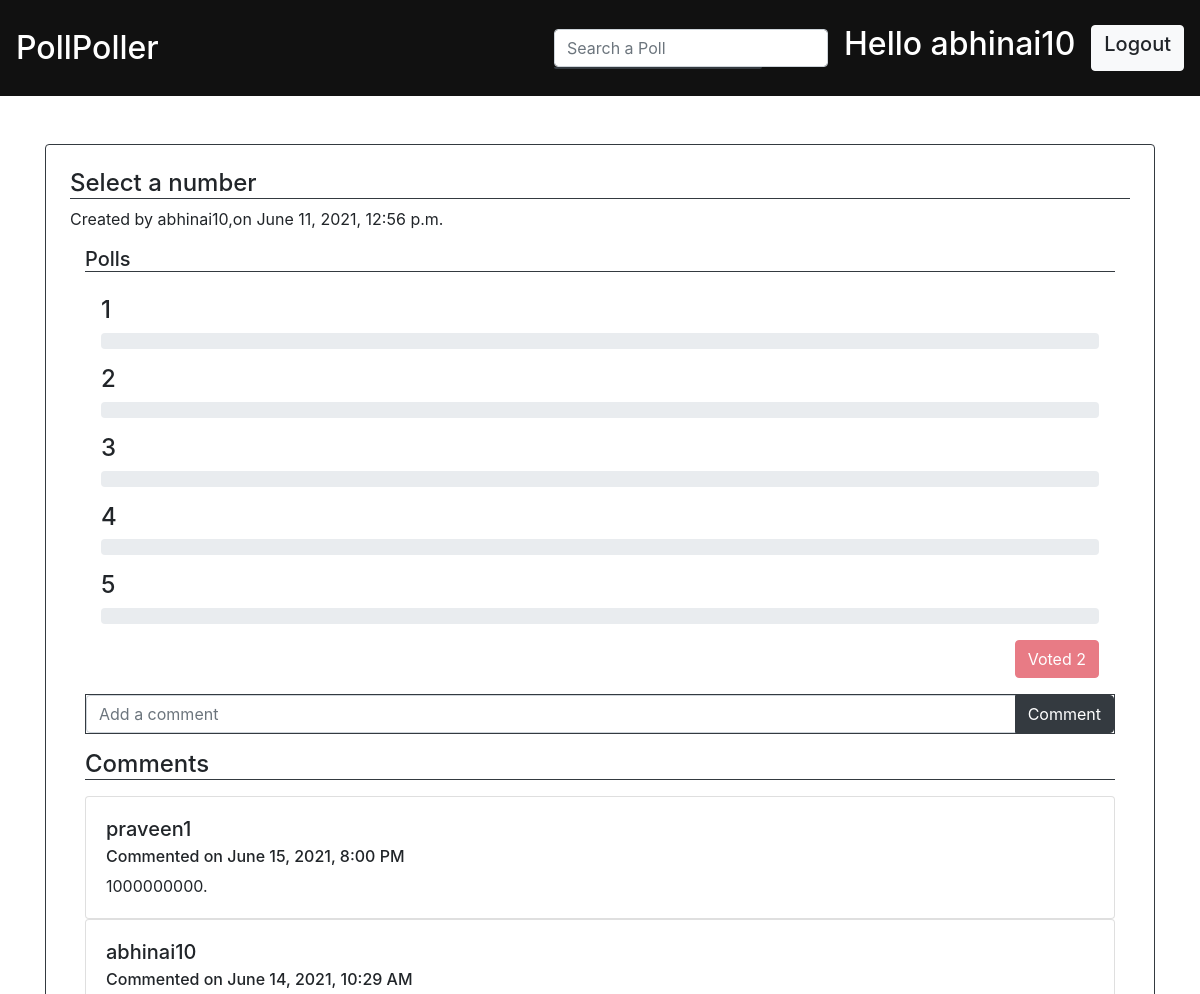
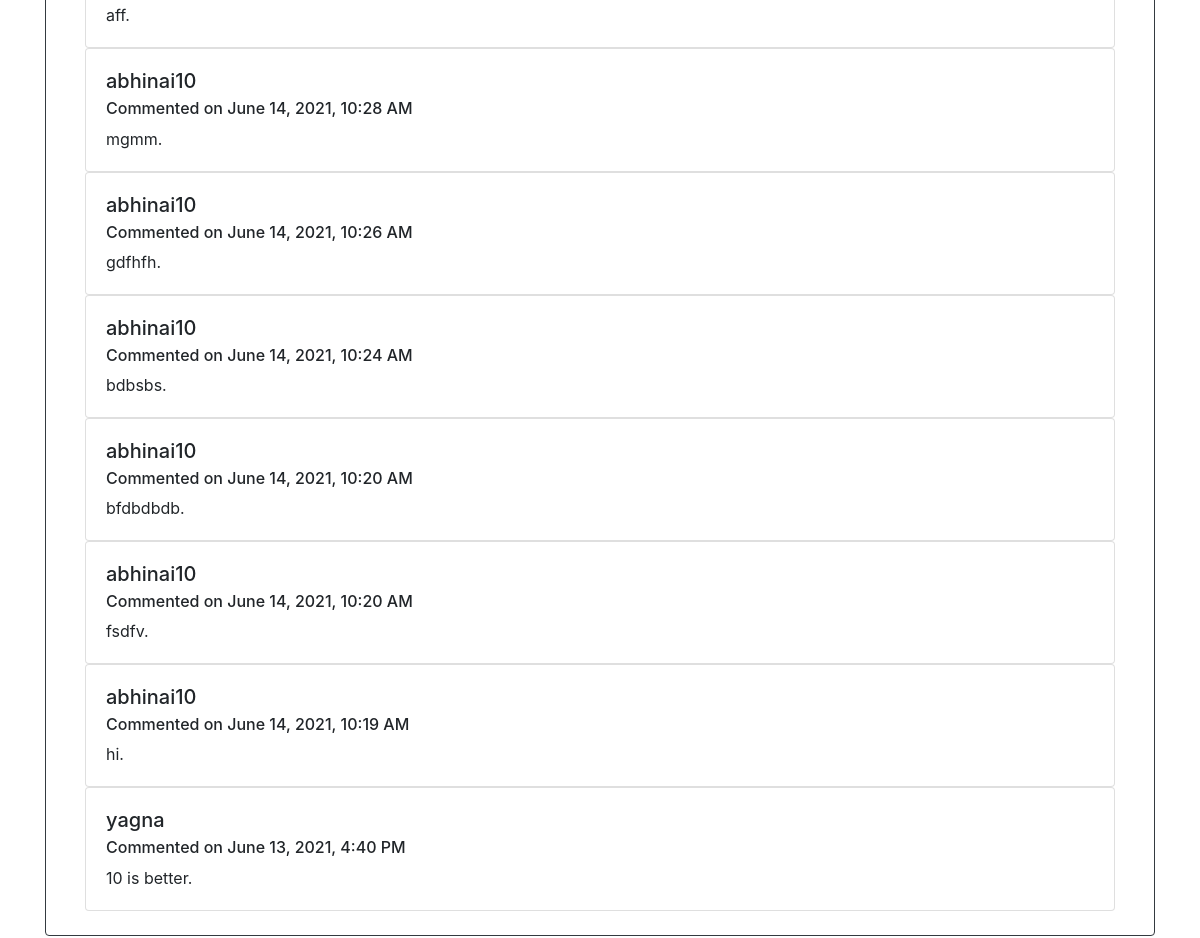
/allpolls/28/ (signed in), run on the app's committed database (2 pictures, top to bottom).
### polls/models.py (models this page shows, shortened)
class Poll(models.Model):
    title = models.CharField(max_length=50)
    date = models.DateTimeField(default=datetime.now)
    creator = models.ForeignKey(User, on_delete=models.CASCADE)
    likes = models.IntegerField(default=0)

class PollsOptions(models.Model):
    pollOption = models.CharField(max_length=30)
    poll = models.ForeignKey(Poll, on_delete=models.CASCADE)
    pollOptionVotes = models.IntegerField(default=0)

class VotedBy(models.Model):
    poll = models.ForeignKey(Poll, on_delete=models.CASCADE)
    polled_by = models.ForeignKey(User,on_delete=models.CASCADE)
    polledOpt = models.ForeignKey(PollsOptions,on_delete=models.CASCADE)
    date = models.DateTimeField(default=datetime.now)

class CommentBy(models.Model):
    poll = models.ForeignKey(Poll,on_delete=models.CASCADE)
    comment = models.TextField(null=True)
    comment_by = models.ForeignKey(User, on_delete=models.CASCADE)
    date = models.DateTimeField(default=datetime.now)

### polls/views.py (the view)
# urls.py: path('allpolls/<str:id>/', views.poll_view, name='poll'),
@login_required(login_url='users:login')
def poll_view(request,id):
    poll = Poll.objects.get(id = id)
    try:
        status = VotedBy.objects.get(poll=poll, polled_by=request.user)
    except:
        status = None
    comments = CommentBy.objects.filter(poll = poll).order_by('date').reverse()
    context = {
        'poll' : poll,
        'status' : status,
        'comments' : comments
    }
    return render(request,'polls/poll.html',context)

### templates/polls/poll.html (shortened to what this page needs)
{% extends 'base.html' %}
{% block content %}
    <div class="container">
        <div class="mt-5 poll w-100">
            <div class="border border-dark rounded p-4">
                <h4 class='border-bottom border-dark'>{{poll.title}}</h4>
                <p>Created by {{poll.creator.username}},on {{poll.date}}</p>
                <div class='container-fluid'>
                    <h5 class='border-bottom border-dark'>Polls</h5>
                    {% if status %}
                    <div class="p-3 voted-poll">
                        {% for opt in poll.pollsoptions_set.all %}
                            <label class="mb-2 h4 lb-{{opt.id}}" for="">{{opt.pollOption}}</label>
                            <div class="progress mb-3 voted-{{opt.id}}">
                            </div>
                        {% endfor %}
                        <div class="d-flex justify-content-end">
                            <button class="btn btn-danger vote" disabled style="cursor: not-allowed;">Voted
                                {{status.polledOpt.pollOption}}
                            </button>
                        </div>
                    </div>
                    {% endif %}
                    <form>
                        <div class="input-group mb-3 border border-dark">
                            <input type="text" class="form-control " placeholder="Add a comment" aria-label="Recipientusername"
                                aria-describedby="basic-addon2">
                            <div class="input-group-append">
                                <button class="btn btn-dark text-white post-comment" type="button">Comment</button>
                            </div>
                        </div>
                    </form>
                    <div  class="border-bottom border-dark h4">
                        Comments
                    </div>
                    <div class="mt-3 allcomments">
                        {% for cmnt in comments %}
                            <div class="card">
                                <div class="card-body">
                                    <h5 class="card-title">{{cmnt.comment_by.username}}</h5>
                                    <h6 class="card-subtitle mb-2">Commented on
                                        {{cmnt.date|date:"F j, Y, g:i  A"}}</h6>
                                    <p class="card-text">{{cmnt.comment}}.</p>
                                </div>
                            </div>
                        {% endfor %}
                    </div>
                </div>
            </div>
        </div>
    </div>
{% endblock %}

### templates/base.html (shortened to what this page needs)
{% load static  %}
<html lang="en">
    <head>
        <link rel="stylesheet" href="{% static 'css/base.css' %}">
    </head>
    <body>
        <nav class="navbar navbar-dark sticky-top " style="background-color: #111;">
            <a class="navbar-brand h1 mt-3 " href="{% url 'polls:allpolls' %}">
                <h2>PollPoller</h2>
            </a>
            {% if user.is_authenticated %}
                <div class="d-flex">
                    <div class="mr-3 pt-1">
                        <div class="">
                            <input class="form-control  search-polls" type="search" placeholder="Search a Poll"
                                aria-label="Search">
                            <ul class="list-group suggestions-box border border-dark">
                            </ul>
                        </div>
                    </div>
                    <div class="logged-in-nav ">
                        <h2 class="text-white mr-3">Hello  <a href="{% url 'users:profile' %}" style="color: white;text-decoration: none;">{{user.username}}</a> </h2>
                        <a href="{% url 'users:logout' %}"><button class="btn btn-light">
                                <h5>Logout</h5>
                            </button></a>
                    </div>
                </div>
            {% endif %}
        </nav>
        <div class="mb-4" >
            {% block content %}
            {% endblock %}
        </div>
        <link rel="stylesheet" href="https://stackpath.bootstrapcdn.com/bootstrap/4.4.1/css/bootstrap.min.css"
>
    </body>
</html>

### static/css/base.css (style rules this page uses)
.logged-in-nav { display: flex; direction: ltr; justify-content: flex-end; align-items: stretch }
.suggestions-box { border-radius: 0px 0px 5px 5px !important; position: absolute !important; width: 13rem !important; }
form { padding: 0px; margin: 0px; }
nav { position: relative; }

### data on the page
Poll: title "Select a number", creator.username "abhinai10", date "June 11, 2021, 12:56 p.m."
PollsOptions: pollOption "1"
PollsOptions: pollOption "2"
PollsOptions: pollOption "3"
PollsOptions: pollOption "4"
PollsOptions: pollOption "5"
VotedBy: polledOpt.pollOption "2"
CommentBy: comment_by.username "praveen1", date "June 15, 2021, 8:00 PM", comment "1000000000"
CommentBy: comment_by.username "abhinai10", date "June 14, 2021, 10:29 AM", comment "aff"
CommentBy: comment_by.username "abhinai10", date "June 14, 2021, 10:28 AM", comment "mgmm"
CommentBy: comment_by.username "abhinai10", date "June 14, 2021, 10:26 AM", comment "gdfhfh"
CommentBy: comment_by.username "abhinai10", date "June 14, 2021, 10:24 AM", comment "bdbsbs"
CommentBy: comment_by.username "abhinai10", date "June 14, 2021, 10:20 AM", comment "bfdbdbdb"
CommentBy: comment_by.username "abhinai10", date "June 14, 2021, 10:20 AM", comment "fsdfv"
CommentBy: comment_by.username "abhinai10", date "June 14, 2021, 10:19 AM", comment "hi"
CommentBy: comment_by.username "yagna", date "June 13, 2021, 4:40 PM", comment "10 is better"

### other printed values
{{ user.username }} "abhinai10"
